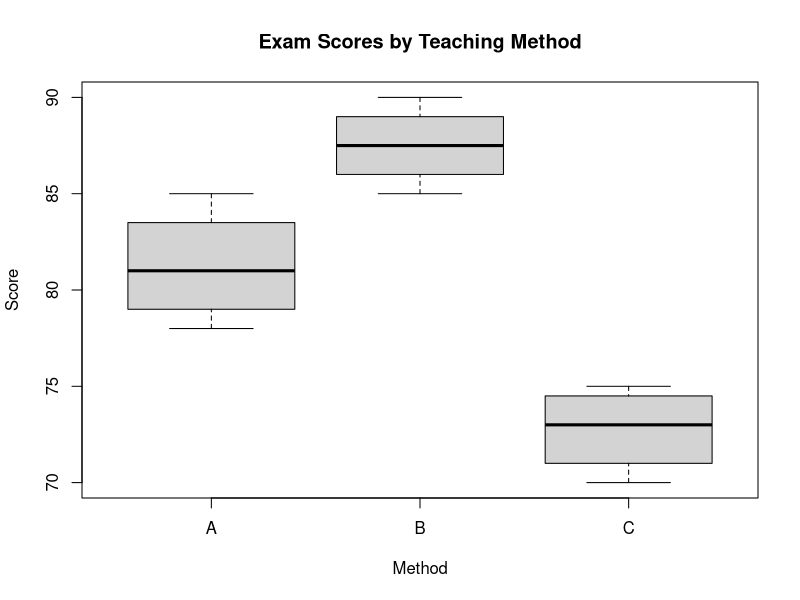

Here is the R script that generated this plot:
## ---- chunk 1
# Example data
score <- c(
    78, 82, 85, 80,
    88, 90, 85, 87,
    72, 75, 70, 74
)

method <- factor(c(
    "A", "A", "A", "A",
    "B", "B", "B", "B",
    "C", "C", "C", "C"
))

dat <- data.frame(method, score)

# View the data
dat

# Group means
aggregate(score ~ method, data = dat, mean)

# Fit one-way ANOVA
fit <- aov(score ~ method, data = dat)

# ANOVA table
summary(fit)

# Equivalent regression model
lm_fit <- lm(score ~ method, data = dat)
summary(lm_fit)
anova(lm_fit)

# Optional: boxplot
boxplot(score ~ method,
    data = dat,
    main = "Exam Scores by Teaching Method",
    xlab = "Method",
    ylab = "Score"
)
## ---- chunk 2
set.seed(123)

method <- factor(rep(c("Lecture", "Hybrid", "Online"), each = 12))
score <- c(
  rnorm(12, mean = 78, sd = 4),
  rnorm(12, mean = 84, sd = 4),
  rnorm(12, mean = 80, sd = 4)
)

fit <- lm(score ~ method)
summary(fit)
model.tables(aov(score ~ method), type = "means")
